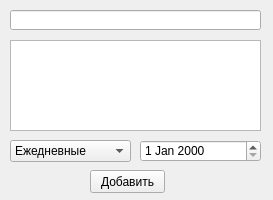
<?xml version="1.0" encoding="UTF-8"?>
<ui version="4.0">
 <class>MainWindow</class>
 <widget class="QMainWindow" name="MainWindow">
  <property name="geometry">
   <rect>
    <x>0</x>
    <y>0</y>
    <width>273</width>
    <height>200</height>
   </rect>
  </property>
  <property name="minimumSize">
   <size>
    <width>273</width>
    <height>200</height>
   </size>
  </property>
  <property name="maximumSize">
   <size>
    <width>273</width>
    <height>16777215</height>
   </size>
  </property>
  <property name="windowTitle">
   <string>Add task</string>
  </property>
  <widget class="QWidget" name="centralwidget">
   <widget class="QComboBox" name="input_type_task_box">
    <property name="geometry">
     <rect>
      <x>10</x>
      <y>140</y>
      <width>121</width>
      <height>22</height>
     </rect>
    </property>
    <item>
     <property name="text">
      <string>Ежедневные</string>
     </property>
    </item>
    <item>
     <property name="text">
      <string>Домашние</string>
     </property>
    </item>
    <item>
     <property name="text">
      <string>Работа</string>
     </property>
    </item>
   </widget>
   <widget class="QDateEdit" name="input_date_task_box">
    <property name="geometry">
     <rect>
      <x>140</x>
      <y>140</y>
      <width>121</width>
      <height>22</height>
     </rect>
    </property>
   </widget>
   <widget class="QLineEdit" name="input_taskname_line">
    <property name="geometry">
     <rect>
      <x>10</x>
      <y>10</y>
      <width>251</width>
      <height>20</height>
     </rect>
    </property>
    <property name="accessibleName">
     <string/>
    </property>
    <property name="accessibleDescription">
     <string/>
    </property>
    <property name="inputMask">
     <string/>
    </property>
    <property name="text">
     <string/>
    </property>
   </widget>
   <widget class="QTextEdit" name="input_addinfo_textline">
    <property name="geometry">
     <rect>
      <x>10</x>
      <y>40</y>
      <width>251</width>
      <height>91</height>
     </rect>
    </property>
   </widget>
   <widget class="QPushButton" name="button_add_task">
    <property name="geometry">
     <rect>
      <x>90</x>
      <y>170</y>
      <width>75</width>
      <height>23</height>
     </rect>
    </property>
    <property name="text">
     <string>Добавить</string>
    </property>
   </widget>
  </widget>
 </widget>
 <resources/>
 <connections/>
</ui>
